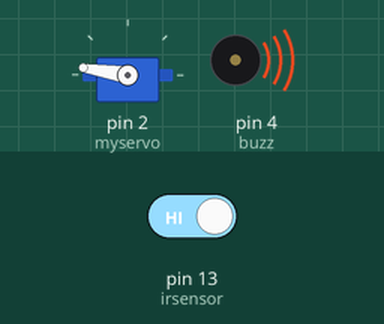
The sketch below on a simulated Arduino Uno, built with avr-gcc and run on an emulated ATmega328P. On the bench: servo, buzzer (waves = sounding). The test bench sets the inputs (shaded band); at power-on: pin 13 (irsensor) HIGH.

Above: at 0.15 s.
At 6.2 s:
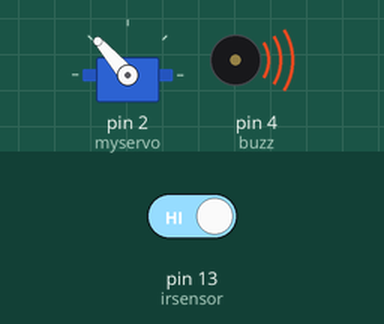
6.3 s: pin 13 (irsensor) driven LOW
At 6.48 s:
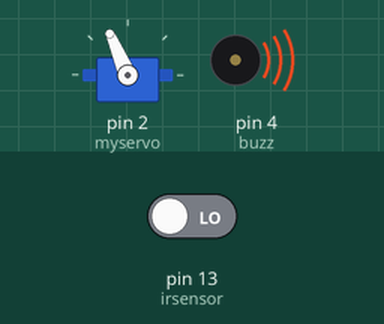
Timing chart, 0 to 58.8 s (numbered marks = the images above; inputs shaded):
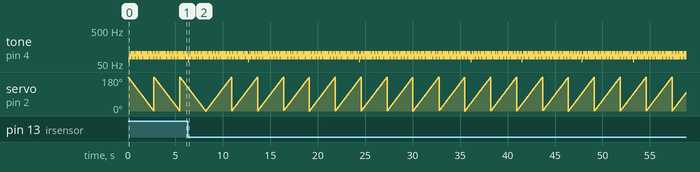

Measured:
- by itself, tone on pin 4 (buzz): plays 83 Hz for 0.04 s, 66 Hz for 0.08 s, 83 Hz for 0.04 s, 99 Hz for 0.04 s, 83 Hz for 0.08 s, 99 Hz for 0.04 s … (915 notes in this stretch)

The sketch:

Door_latch.ino
```cpp
#include <Servo.h>
#define irsensor 13
#define buzz 4
Servo myservo;  // create servo object to control a servo
// twelve servo objects can be created on most boards

int pos = 0;  // variable to store the servo position
int readpin;
void setup() {
  myservo.attach(2);  // attaches the servo on pin 9 to the servo object
  pinMode(irsensor, INPUT);
  pinMode(buzz, OUTPUT);
  Serial.begin(9600);
}

void loop() {
  readpin = digitalRead(irsensor);
  if (readpin == LOW) {
    for (pos = 0; pos <= 180; pos += 1) {  // goes from 0 degrees to 180 degrees
      // in steps of 1 degree
      myservo.write(pos);  // tell servo to go to position in variable 'pos'
      digitalWrite(buzz, HIGH);
      delay(15);  // waits 15 ms for the servo to reach the position
      digitalWrite(buzz, LOW);
    }
  } else {
    for (pos = 180; pos >= 0; pos -= 1) {  // goes from 180 degrees to 0 degrees
      myservo.write(pos);                  // tell servo to go to position in variable 'pos'
      digitalWrite(buzz, HIGH);
      delay(15);  // waits 15 ms for the servo to reach the position
      digitalWrite(buzz, LOW);
    }
  }
}
```
